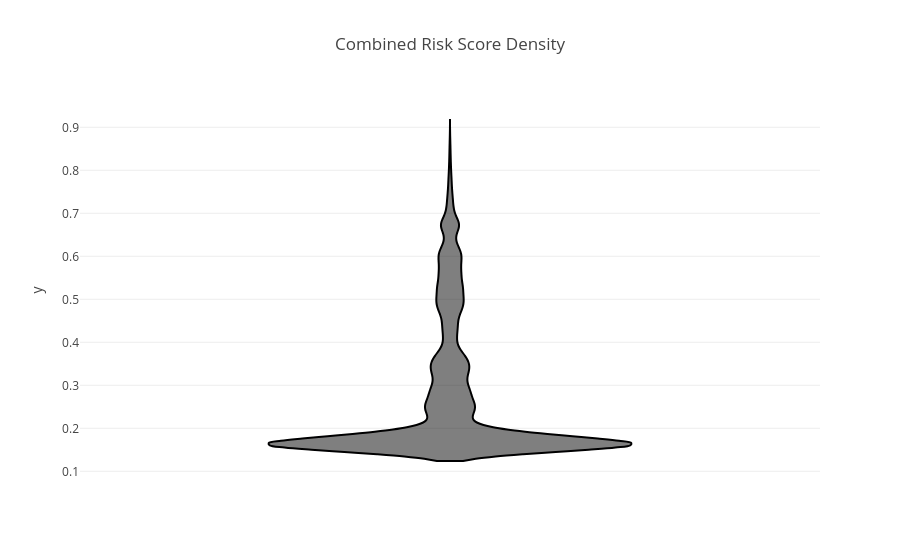

Write notebook code for a chart like this one.
### Code cell
fig = px.violin(
    y=scores,
    box=False,
    points=False,
    title="Combined Risk Score Density"
)
fig.show()

### Figure 1 — Plotly figure (JSON) as saved in the notebook; plotly's stock layout.template omitted (floating-point values rounded to 4 significant figures; data arrays with more than 128 entries replaced by an {"elided": "..."} marker saying what was removed)
{"data": [{"alignmentgroup": "True", "box": {"visible": false}, "hovertemplate": "y=%{y}<extra></extra>", "legendgroup": "", "marker": {"color": "#000001"}, "name": "", "offsetgroup": "", "orientation": "v", "points": false, "scalegroup": "True", "showlegend": false, "type": "violin", "x0": " ", "xaxis": "x", "y": {"elided": "72991 float values"}, "y0": " ", "yaxis": "y"}], "layout": {"legend": {"tracegroupgap": 0}, "title": {"text": "Combined Risk Score Density"}, "violinmode": "group", "xaxis": {"anchor": "y", "domain": [0, 1]}, "yaxis": {"anchor": "x", "domain": [0, 1], "title": {"text": "y"}}}}
